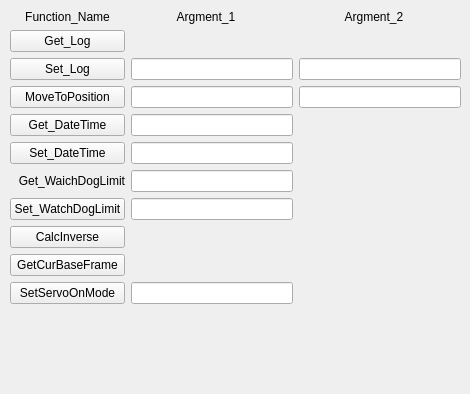
     <widget class="QWidget" name="tapETC3">
      <attribute name="title">
       <string>ETC_3</string>
      </attribute>
      <widget class="QWidget" name="gridLayoutWidget">
       <property name="geometry">
        <rect>
         <x>10</x>
         <y>10</y>
         <width>451</width>
         <height>375</height>
        </rect>
       </property>
       <layout class="QGridLayout" name="gridLayout_2">
        <item row="8" column="0">
         <widget class="QPushButton" name="btnCalcInverse">
          <property name="text">
           <string>CalcInverse</string>
          </property>
         </widget>
        </item>
        <item row="5" column="0">
         <widget class="QPushButton" name="btnSetDateTime">
          <property name="text">
           <string>Set_DateTime</string>
          </property>
         </widget>
        </item>
        <item row="2" column="1">
         <widget class="QLineEdit" name="txtLogCode"/>
        </item>
        <item row="4" column="0">
         <widget class="QPushButton" name="btnGetDateTime">
          <property name="text">
           <string>Get_DateTime</string>
          </property>
         </widget>
        </item>
        <item row="2" column="2">
         <widget class="QLineEdit" name="txtLogMsg"/>
        </item>
        <item row="4" column="1">
         <widget class="QLineEdit" name="txtDateTime"/>
        </item>
        <item row="7" column="0">
         <widget class="QPushButton" name="btnWatchDog">
          <property name="text">
           <string>Set_WatchDogLimit</string>
          </property>
         </widget>
        </item>
        <item row="7" column="1">
         <widget class="QLineEdit" name="txtWatchTime"/>
        </item>
        <item row="2" column="0">
         <widget class="QPushButton" name="btnSetLog">
          <property name="text">
           <string>Set_Log</string>
          </property>
         </widget>
        </item>
        <item row="3" column="0">
         <widget class="QPushButton" name="btnMoveToPos">
          <property name="text">
           <string>MoveToPosition</string>
          </property>
         </widget>
        </item>
        <item row="0" column="2">
         <widget class="QLabel" name="label_5">
          <property name="sizePolicy">
           <sizepolicy hsizetype="Minimum" vsizetype="Minimum">
            <horstretch>0</horstretch>
            <verstretch>0</verstretch>
           </sizepolicy>
          </property>
          <property name="minimumSize">
           <size>
            <width>10</width>
            <height>10</height>
           </size>
          </property>
          <property name="maximumSize">
           <size>
            <width>150</width>
            <height>15</height>
           </size>
          </property>
          <property name="text">
           <string>Argment_2</string>
          </property>
          <property name="alignment">
           <set>Qt::AlignCenter</set>
          </property>
         </widget>
        </item>
        <item row="6" column="1">
         <widget class="QLineEdit" name="txtWatchCurTime"/>
        </item>
        <item row="0" column="0">
         <widget class="QLabel" name="label_2">
          <property name="sizePolicy">
           <sizepolicy hsizetype="Minimum" vsizetype="Minimum">
            <horstretch>0</horstretch>
            <verstretch>0</verstretch>
           </sizepolicy>
          </property>
          <property name="minimumSize">
           <size>
            <width>10</width>
            <height>10</height>
           </size>
          </property>
          <property name="maximumSize">
           <size>
            <width>150</width>
            <height>15</height>
           </size>
          </property>
          <property name="text">
           <string>Function_Name</string>
          </property>
          <property name="alignment">
           <set>Qt::AlignCenter</set>
          </property>
         </widget>
        </item>
        <item row="1" column="0">
         <widget class="QPushButton" name="btnGetLog">
          <property name="text">
           <string>Get_Log</string>
          </property>
         </widget>
        </item>
        <item row="3" column="1">
         <widget class="QLineEdit" name="txtMoveToPos"/>
        </item>
        <item row="3" column="2">
         <widget class="QLineEdit" name="txtStableTime"/>
        </item>
        <item row="6" column="0">
         <widget class="QLabel" name="label_6">
          <property name="text">
           <string>Get_WaichDogLimit</string>
          </property>
          <property name="alignment">
           <set>Qt::AlignRight|Qt::AlignTrailing|Qt::AlignVCenter</set>
          </property>
         </widget>
        </item>
        <item row="5" column="1">
         <widget class="QLineEdit" name="txtDateTime_2"/>
        </item>
        <item row="0" column="1">
         <widget class="QLabel" name="label_4">
          <property name="sizePolicy">
           <sizepolicy hsizetype="Minimum" vsizetype="Minimum">
            <horstretch>0</horstretch>
            <verstretch>0</verstretch>
           </sizepolicy>
          </property>
          <property name="minimumSize">
           <size>
            <width>10</width>
            <height>10</height>
           </size>
          </property>
          <property name="maximumSize">
           <size>
            <width>150</width>
            <height>15</height>
           </size>
          </property>
          <property name="text">
           <string>Argment_1</string>
          </property>
          <property name="alignment">
           <set>Qt::AlignCenter</set>
          </property>
         </widget>
        </item>
        <item row="11" column="0">
         <spacer name="verticalSpacer_5">
          <property name="orientation">
           <enum>Qt::Vertical</enum>
          </property>
          <property name="sizeHint" stdset="0">
           <size>
            <width>20</width>
            <height>40</height>
           </size>
          </property>
         </spacer>
        </item>
        <item row="9" column="0">
         <widget class="QPushButton" name="btnBaseFrame">
          <property name="text">
           <string>GetCurBaseFrame</string>
          </property>
         </widget>
        </item>
        <item row="10" column="0">
         <widget class="QPushButton" name="btnServoOnMode">
          <property name="text">
           <string>SetServoOnMode</string>
          </property>
         </widget>
        </item>
        <item row="10" column="1">
         <widget class="QLineEdit" name="txtServoOnMode"/>
        </item>
       </layout>
      </widget>
     </widget>
